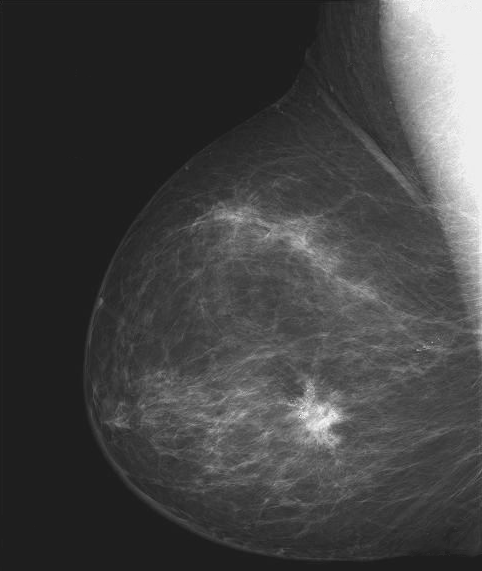
#> input picture imagens/Fig0304(a)(breast_digital_Xray).tif, 482 x 571 px, found by its file name
$ jupyter execute --allow-errors 'Aula 1 - Introdução.ipynb'
#> lines starting #> are read from the running program, lines starting #| are printed output that depends on the picture
# Aula 1 - introdução

Bibliotecas

[cell 1]
import matplotlib.pyplot as plt
import numpy as np
import cv2
from PIL import Image

Exemplo 1: imagem aberta

[cell 2]
path = "C:\\Users\\mateus\\Desktop\\processamento_de_imagens\\imagens\\"

imagem1 = cv2.imread(path+"Fig0304(a)(breast_digital_Xray).tif")
#> imagem1 is the input picture: shape (571, 482, 3); min 21, max 255, mean 66.7
plt.figure(figsize = (5,5))
plt.title("Imagem 1-Mamográfia em escala de cinza")
plt.imshow(imagem1)
plt.show()

Exemplo 2: Imagem simples formada por uma matriz

[cell 3]
def mostrar_img(img, title,color = None):
#> called with img = array of shape (3, 3), title = 'Matriz em escala de cinza', color = 'cinza'
    plt.figure(figsize = (5,5))
    plt.title(title)
    if color == "cinza":
        plt.imshow(img, cmap = "gray")
    else:
        plt.imshow(img)
    plt.show()
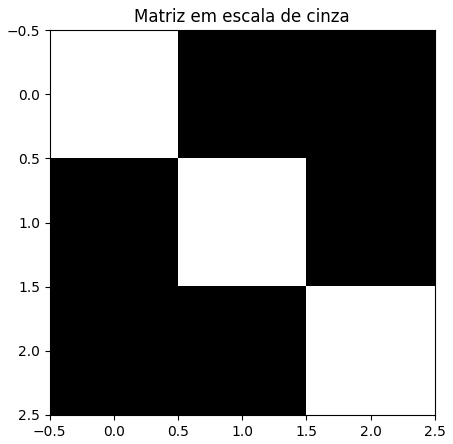
#> figure drawn by matplotlib, 1 panel

[cell 4]
img = np.array([[1,0,0],[0,1,0],[0,0,1]])
print(img)
mostrar_img(img, "Matriz em escala de cinza","cinza")

Escala de cinza:

Escala formada por 1 byte (256 probabilidades de 0 a 255) que informa
a placa de video a escala de intensidade
de luz que será exibida na tela. Imgshow aproxima e relaciona qualquer matriz a essa escala.

[cell 5]
img = np.array([[122.5,0,0],[0,255,0],[0,0,100]])
print(img)
mostrar_img(img, "Matriz em escala de cinza","cinza")
#> call 2 of mostrar_img, with img = array of shape (3, 3), title = 'Matriz em escala de cinza', color = 'cinza'
#> in mostrar_img (call 2), `plt.show()`:
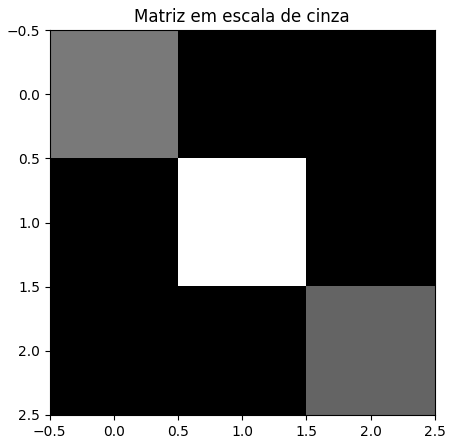
#> figure drawn by matplotlib, 1 panel

[cell 6]
img = np.uint8([[255,0,0],[0,12,0],[0,0,50.5]])
print(img)
mostrar_img(img, "Matriz em escala de cinza","cinza")
#> call 3 of mostrar_img, with img = array of shape (3, 3), title = 'Matriz em escala de cinza', color = 'cinza'
#> in mostrar_img (call 3), `plt.show()`:
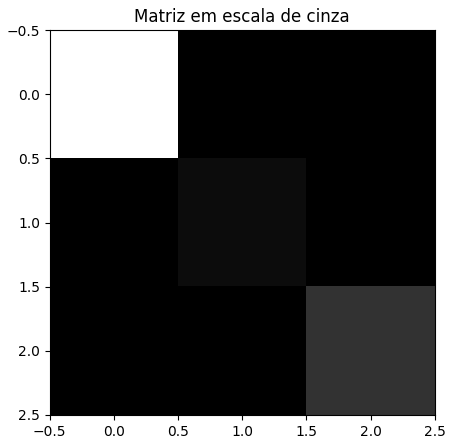
#> figure drawn by matplotlib, 1 panel

[cell 7]
path2 = "C:\\Users\\mateus\\Desktop\\processamento_de_imagens\\Aula_1\\imagens\\"
imagem2 = cv2.imread(path2+"424.jpg")

#> (the rest of this cell did not finish here and is left out)

[cell 8]
img = np.array([[[255,0,0],[255,255,255],[0,0,0]]
                ,[[50,50,50],[255,255,0],[255,0,0]]
                ,[[100,0,0],[255,0,255],[0,0,255]]])
mostrar_img(img,"Imagem no formato RGB")
#> call 4 of mostrar_img, with img = array of shape (3, 3, 3), title = 'Imagem no formato RGB'
#> in mostrar_img (call 4), `plt.show()`:
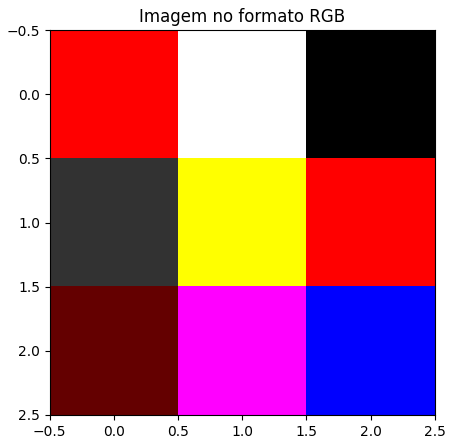
#> figure drawn by matplotlib, 1 panel
